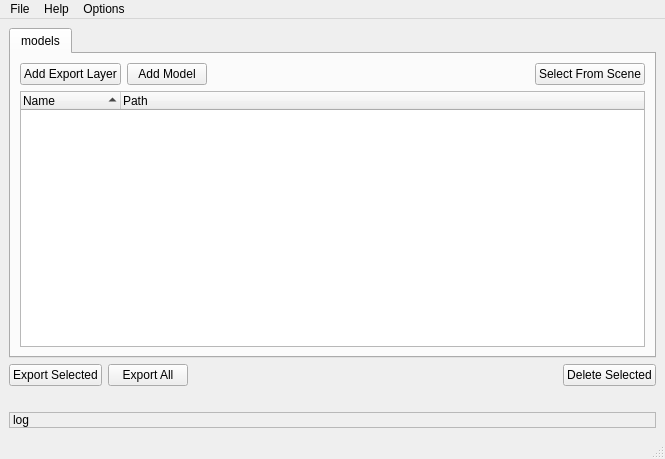
<?xml version="1.0" encoding="UTF-8"?>
<ui version="4.0">
 <class>MainWindow</class>
 <widget class="QMainWindow" name="MainWindow">
  <property name="windowModality">
   <enum>Qt::NonModal</enum>
  </property>
  <property name="geometry">
   <rect>
    <x>0</x>
    <y>0</y>
    <width>665</width>
    <height>459</height>
   </rect>
  </property>
  <property name="windowTitle">
   <string>FBX Exporter</string>
  </property>
  <widget class="QWidget" name="centralwidget">
   <layout class="QVBoxLayout" name="verticalLayout">
    <item>
     <widget class="QTabWidget" name="tab_widget">
      <property name="contextMenuPolicy">
       <enum>Qt::CustomContextMenu</enum>
      </property>
      <property name="whatsThis">
       <string>tab_widget</string>
      </property>
      <property name="currentIndex">
       <number>0</number>
      </property>
      <widget class="QWidget" name="tab_models">
       <property name="whatsThis">
        <string>tab_models</string>
       </property>
       <property name="accessibleName">
        <string/>
       </property>
       <attribute name="title">
        <string>models</string>
       </attribute>
       <layout class="QVBoxLayout" name="verticalLayout_2">
        <item>
         <layout class="QHBoxLayout" name="horizontalLayout_4">
          <item>
           <widget class="QPushButton" name="btn_add_layer">
            <property name="text">
             <string>Add Export Layer</string>
            </property>
           </widget>
          </item>
          <item>
           <widget class="QPushButton" name="btn_add_model">
            <property name="text">
             <string>Add Model</string>
            </property>
           </widget>
          </item>
          <item>
           <spacer name="horizontalSpacer_4">
            <property name="orientation">
             <enum>Qt::Horizontal</enum>
            </property>
            <property name="sizeHint" stdset="0">
             <size>
              <width>40</width>
              <height>20</height>
             </size>
            </property>
           </spacer>
          </item>
          <item>
           <widget class="QPushButton" name="btn_select_from_scene">
            <property name="text">
             <string>Select From Scene</string>
            </property>
           </widget>
          </item>
         </layout>
        </item>
        <item>
         <widget class="QTreeWidget" name="tre_models">
          <property name="contextMenuPolicy">
           <enum>Qt::CustomContextMenu</enum>
          </property>
          <property name="whatsThis">
           <string>tre_models</string>
          </property>
          <property name="alternatingRowColors">
           <bool>true</bool>
          </property>
          <property name="selectionMode">
           <enum>QAbstractItemView::ExtendedSelection</enum>
          </property>
          <property name="sortingEnabled">
           <bool>true</bool>
          </property>
          <attribute name="headerMinimumSectionSize">
           <number>60</number>
          </attribute>
          <attribute name="headerStretchLastSection">
           <bool>true</bool>
          </attribute>
          <column>
           <property name="text">
            <string>Name</string>
           </property>
          </column>
          <column>
           <property name="text">
            <string>Path</string>
           </property>
          </column>
         </widget>
        </item>
       </layout>
      </widget>
     </widget>
    </item>
    <item>
     <layout class="QHBoxLayout" name="horizontalLayout">
      <item>
       <widget class="QPushButton" name="btn_export_selected">
        <property name="text">
         <string>Export Selected</string>
        </property>
       </widget>
      </item>
      <item>
       <widget class="QPushButton" name="btn_export_all">
        <property name="text">
         <string>Export All</string>
        </property>
       </widget>
      </item>
      <item>
       <spacer name="horizontalSpacer">
        <property name="orientation">
         <enum>Qt::Horizontal</enum>
        </property>
        <property name="sizeHint" stdset="0">
         <size>
          <width>40</width>
          <height>20</height>
         </size>
        </property>
       </spacer>
      </item>
      <item>
       <widget class="QPushButton" name="btn_delete_selected">
        <property name="text">
         <string>Delete Selected</string>
        </property>
       </widget>
      </item>
     </layout>
    </item>
    <item>
     <spacer name="verticalSpacer">
      <property name="orientation">
       <enum>Qt::Vertical</enum>
      </property>
      <property name="sizeType">
       <enum>QSizePolicy::Fixed</enum>
      </property>
      <property name="sizeHint" stdset="0">
       <size>
        <width>20</width>
        <height>20</height>
       </size>
      </property>
     </spacer>
    </item>
    <item>
     <widget class="QLabel" name="lab_log">
      <property name="frameShape">
       <enum>QFrame::StyledPanel</enum>
      </property>
      <property name="text">
       <string>log</string>
      </property>
     </widget>
    </item>
   </layout>
  </widget>
  <widget class="QMenuBar" name="men_bar">
   <property name="geometry">
    <rect>
     <x>0</x>
     <y>0</y>
     <width>665</width>
     <height>22</height>
    </rect>
   </property>
   <widget class="QMenu" name="men_tools">
    <property name="title">
     <string>File</string>
    </property>
    <addaction name="act_export_xml"/>
    <addaction name="act_import_xml"/>
    <addaction name="act_project_trunk"/>
    <addaction name="act_convert"/>
   </widget>
   <widget class="QMenu" name="men_Help">
    <property name="title">
     <string>Help</string>
    </property>
    <addaction name="act_instruction"/>
    <addaction name="act_email"/>
    <addaction name="act_report_bug"/>
   </widget>
   <widget class="QMenu" name="men_options">
    <property name="title">
     <string>Options</string>
    </property>
    <widget class="QMenu" name="men_debug">
     <property name="title">
      <string>Debug</string>
     </property>
    </widget>
    <addaction name="men_debug"/>
    <addaction name="act_convert_data"/>
    <addaction name="act_enable_save_to_disk"/>
    <addaction name="act_auto_select_in_scene"/>
   </widget>
   <addaction name="men_tools"/>
   <addaction name="men_Help"/>
   <addaction name="men_options"/>
  </widget>
  <widget class="QStatusBar" name="statusbar"/>
  <action name="act_instruction">
   <property name="enabled">
    <bool>true</bool>
   </property>
   <property name="text">
    <string>Instruction</string>
   </property>
  </action>
  <action name="act_email">
   <property name="enabled">
    <bool>false</bool>
   </property>
   <property name="text">
    <string>Email</string>
   </property>
  </action>
  <action name="act_report_bug">
   <property name="enabled">
    <bool>false</bool>
   </property>
   <property name="text">
    <string>Report Bug</string>
   </property>
  </action>
  <action name="act_export_xml">
   <property name="enabled">
    <bool>true</bool>
   </property>
   <property name="text">
    <string>Export XML</string>
   </property>
  </action>
  <action name="act_import_xml">
   <property name="enabled">
    <bool>true</bool>
   </property>
   <property name="text">
    <string>Import XML</string>
   </property>
  </action>
  <action name="actionOff">
   <property name="text">
    <string>Off</string>
   </property>
  </action>
  <action name="actionOn">
   <property name="text">
    <string>On</string>
   </property>
  </action>
  <action name="actionSmooth_Mesh">
   <property name="text">
    <string>Smooth Mesh</string>
   </property>
  </action>
  <action name="actionTangents_and_Binormals">
   <property name="text">
    <string>Tangents and Binormals</string>
   </property>
  </action>
  <action name="actionHard_Edges">
   <property name="text">
    <string>Hard Edges</string>
   </property>
  </action>
  <action name="actionSmoothing_Groups">
   <property name="text">
    <string>Smoothing Groups</string>
   </property>
  </action>
  <action name="action">
   <property name="text">
    <string>ggg</string>
   </property>
  </action>
  <action name="act_convert">
   <property name="enabled">
    <bool>false</bool>
   </property>
   <property name="text">
    <string>Convert</string>
   </property>
  </action>
  <action name="act_convert_data">
   <property name="text">
    <string>Convert data </string>
   </property>
  </action>
  <action name="act_enable_save_to_disk">
   <property name="checkable">
    <bool>true</bool>
   </property>
   <property name="text">
    <string>Save data to disk</string>
   </property>
  </action>
  <action name="act_auto_select_in_scene">
   <property name="checkable">
    <bool>true</bool>
   </property>
   <property name="checked">
    <bool>true</bool>
   </property>
   <property name="text">
    <string>Auto select in scene </string>
   </property>
  </action>
  <action name="act_project_trunk">
   <property name="text">
    <string>Project Trunk</string>
   </property>
  </action>
 </widget>
 <resources/>
 <connections/>
</ui>
